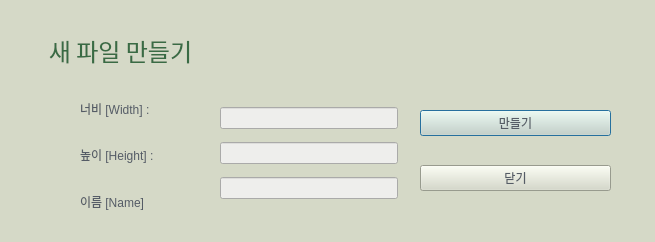
<?xml version="1.0" encoding="UTF-8"?>
<ui version="4.0">
 <class>PaintDialog</class>
 <widget class="QDialog" name="PaintDialog">
  <property name="geometry">
   <rect>
    <x>0</x>
    <y>0</y>
    <width>655</width>
    <height>242</height>
   </rect>
  </property>
  <property name="windowTitle">
   <string>Dialog</string>
  </property>
  <property name="styleSheet">
   <string notr="true">background-color: rgb(213, 217, 199);
color: rgb(85, 92, 102);
font: 75 15pt &quot;나눔스퀘어라운드&quot;;</string>
  </property>
  <widget class="QLabel" name="label">
   <property name="geometry">
    <rect>
     <x>10</x>
     <y>30</y>
     <width>221</width>
     <height>41</height>
    </rect>
   </property>
   <property name="font">
    <font>
     <family>나눔스퀘어라운드</family>
     <pointsize>18</pointsize>
     <weight>9</weight>
     <italic>false</italic>
     <bold>false</bold>
    </font>
   </property>
   <property name="styleSheet">
    <string notr="true">color: rgb(57, 107, 68);
font: 75 18pt &quot;나눔스퀘어라운드&quot;;</string>
   </property>
   <property name="text">
    <string>새 파일 만들기</string>
   </property>
   <property name="alignment">
    <set>Qt::AlignCenter</set>
   </property>
  </widget>
  <widget class="QWidget" name="layoutWidget">
   <property name="geometry">
    <rect>
     <x>220</x>
     <y>100</y>
     <width>178</width>
     <height>107</height>
    </rect>
   </property>
   <layout class="QVBoxLayout" name="verticalLayout">
    <item>
     <widget class="QLineEdit" name="line_width">
      <property name="styleSheet">
       <string notr="true">background-color: rgb(238, 238, 236);
border-color: rgb(0, 0, 0);</string>
      </property>
      <property name="text">
       <string/>
      </property>
     </widget>
    </item>
    <item>
     <widget class="QLineEdit" name="line_height">
      <property name="styleSheet">
       <string notr="true">background-color: rgb(238, 238, 236);
border-color: rgb(0, 0, 0);</string>
      </property>
      <property name="text">
       <string/>
      </property>
     </widget>
    </item>
    <item>
     <widget class="QLineEdit" name="line_name">
      <property name="styleSheet">
       <string notr="true">background-color: rgb(238, 238, 236);
border-color: rgb(0, 0, 0);</string>
      </property>
      <property name="text">
       <string/>
      </property>
     </widget>
    </item>
   </layout>
  </widget>
  <widget class="QWidget" name="layoutWidget">
   <property name="geometry">
    <rect>
     <x>80</x>
     <y>100</y>
     <width>131</width>
     <height>111</height>
    </rect>
   </property>
   <layout class="QVBoxLayout" name="verticalLayout_2">
    <item>
     <widget class="QLabel" name="label_2">
      <property name="text">
       <string>너비 [Width] :</string>
      </property>
     </widget>
    </item>
    <item>
     <spacer name="verticalSpacer_2">
      <property name="orientation">
       <enum>Qt::Vertical</enum>
      </property>
      <property name="sizeHint" stdset="0">
       <size>
        <width>20</width>
        <height>40</height>
       </size>
      </property>
     </spacer>
    </item>
    <item>
     <widget class="QLabel" name="label_3">
      <property name="text">
       <string>높이 [Height] :</string>
      </property>
     </widget>
    </item>
    <item>
     <spacer name="verticalSpacer_3">
      <property name="orientation">
       <enum>Qt::Vertical</enum>
      </property>
      <property name="sizeHint" stdset="0">
       <size>
        <width>20</width>
        <height>40</height>
       </size>
      </property>
     </spacer>
    </item>
    <item>
     <widget class="QLabel" name="label_4">
      <property name="text">
       <string>이름 [Name]</string>
      </property>
     </widget>
    </item>
   </layout>
  </widget>
  <widget class="QWidget" name="layoutWidget">
   <property name="geometry">
    <rect>
     <x>420</x>
     <y>110</y>
     <width>191</width>
     <height>81</height>
    </rect>
   </property>
   <layout class="QVBoxLayout" name="verticalLayout_3">
    <item>
     <widget class="QPushButton" name="btn_make">
      <property name="text">
       <string>만들기</string>
      </property>
     </widget>
    </item>
    <item>
     <spacer name="verticalSpacer">
      <property name="orientation">
       <enum>Qt::Vertical</enum>
      </property>
      <property name="sizeHint" stdset="0">
       <size>
        <width>20</width>
        <height>18</height>
       </size>
      </property>
     </spacer>
    </item>
    <item>
     <widget class="QPushButton" name="btn_close">
      <property name="text">
       <string>닫기</string>
      </property>
     </widget>
    </item>
   </layout>
  </widget>
 </widget>
 <tabstops>
  <tabstop>line_width</tabstop>
  <tabstop>line_height</tabstop>
  <tabstop>btn_make</tabstop>
  <tabstop>btn_close</tabstop>
 </tabstops>
 <resources/>
 <connections/>
</ui>
